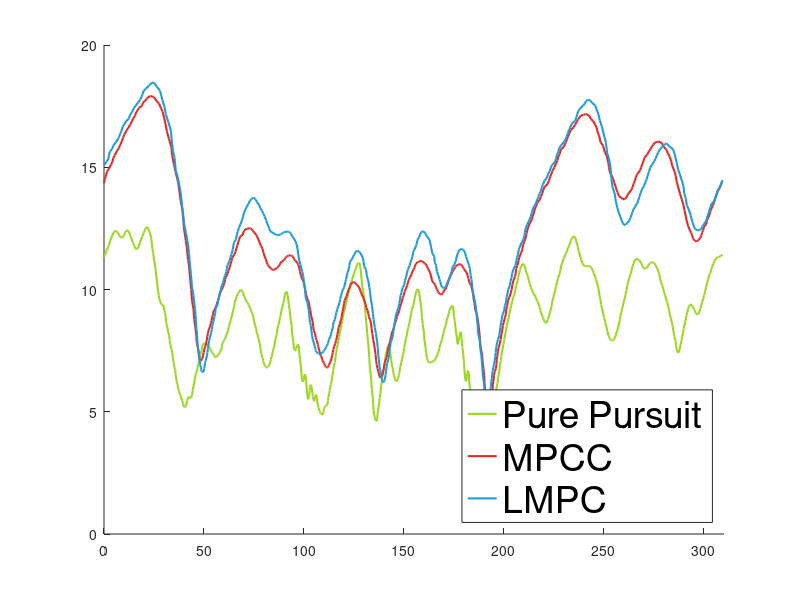

Write MATLAB code to recreate this figure. (Note: this script raises an error after producing the figure.)
%% Velocity profile
clear; close all; clc

% Load mat file
data = load("data.mat");

% Store values
progress_vel_normal = data.progress_vel_normal;
progress_vel_NN = data.progress_vel_NN;
progress_vel_pp = data.progress_vel_pp;
vel_normal = data.vel_normal;
vel_NN = data.vel_NN;
vel_pp = data.vel_pp;

% Take relevant values
progress_vel_pp = progress_vel_pp(764:1510);
vel_pp = vel_pp(764:1510);
progress_vel_normal = progress_vel_normal(593:1149);
vel_normal = vel_normal(593:1149);
progress_vel_NN = progress_vel_NN(1137:1678);
vel_NN = vel_NN(1137:1678);

% Smooth the values
% pp_spline = spline(progress_vel_pp,vel_pp);
% x_pp = linspace(progress_vel_pp(1),progress_vel_pp(end),1000);
% y_pp = fnval(pp_spline,x_pp);
% normal_spline = spline(progress_vel_normal,vel_normal);
% x_normal = linspace(progress_vel_normal(1),progress_vel_normal(end),1000);
% y_normal = fnval(normal_spline,x_normal);
% NN_spline = spline(progress_vel_NN,vel_NN);
% x_NN = linspace(progress_vel_NN(1),progress_vel_NN(end),1000);
% y_NN = fnval(NN_spline,x_NN);
x_pp = progress_vel_pp;
y_pp = vel_pp;
x_normal = progress_vel_normal;
y_normal = vel_normal;
x_NN = progress_vel_NN;
y_NN = vel_NN;


% Plot
figure('Position', [100, 100, 1200, 600]);  % Set figure size
hold on
% plot(progress_vel_pp(764:1510),vel_pp(764:1510), 'LineWidth', 1.5, 'Color', '#9bd81d')
plot(x_pp,y_pp, 'LineWidth', 1.5, 'Color', '#9bd81d')
% plot(progress_vel_normal(593:1149),vel_normal(593:1149), 'LineWidth', 1.5, 'Color', '#e42827')
plot(x_normal,y_normal, 'LineWidth', 1.5, 'Color', '#e42827')
% plot(progress_vel_NN(1137:1678),vel_NN(1137:1678),'LineWidth', 1.5, 'Color', '#1d9bd8')
plot(x_NN,y_NN,'LineWidth', 1.5, 'Color', '#1d9bd8')
legend('Pure Pursuit', 'MPCC','LMPC','Location','southeast', 'FontSize', 27)
xlim([0, 310]);
ylim([0, 20]);
ax = gca;
ax.XAxis.FontSize = 22;
ax.YAxis.FontSize = 22;
xlabel('Track Progression [m]', 'FontSize', 27)
ylabel('Velocity [m/s]', 'FontSize', 27)


% Data Info
avg_vel_pp = mean(vel_pp)   
avg_vel_normal = mean(vel_normal)
avg_vel_NN = mean(vel_NN)

lap_time_pp = 309/avg_vel_pp
lap_time_normal = 309/avg_vel_normal
lap_time_NN = 309/avg_vel_NN

%% Model Mismatch POSTER
clear; close all; clc
% Load mat file
data = load("model_mismatch.mat");

% Store values
true = data.true;
model = data.model;
NN = data.NN;

% Plot
figure('Position', [100, 100, 1200, 600]);  % Set figure size
tiledlayout(3,1)
nexttile
hold on
plot(true(:,1), 'LineWidth', 1.5, 'Color', '#9bd81d')
plot(model(:,1), 'LineWidth', 1.5, 'Color', '#e42827')
plot(NN(:,1),'LineWidth', 1.5, 'Color', '#1d9bd8')
legend('True (EKF)', 'Physical Model','Physical Model + NN','Location','northwest', 'FontSize', 20)
xlabel('Timesteps', 'FontSize', 26)
ylabel('V_x [m/s]', 'FontSize', 26)
xlim([0, 230]);
nexttile
hold on
plot(true(:,2), 'LineWidth', 1.5, 'Color', '#9bd81d')
plot(model(:,2), 'LineWidth', 1.5, 'Color', '#e42827')
plot(NN(:,2),'LineWidth', 1.5, 'Color', '#1d9bd8')
% legend('True (EKF)', 'Physical Model','Physical Model + NN','Location','Best', 'FontSize', 20)
xlabel('Timesteps', 'FontSize', 26)
ylabel('V_y [m/s]', 'FontSize', 26)
xlim([0, 230]);
nexttile
hold on
plot(true(:,3), 'LineWidth', 1.5, 'Color', '#9bd81d')
plot(model(:,3), 'LineWidth', 1.5, 'Color', '#e42827')
plot(NN(:,3),'LineWidth', 1.5, 'Color', '#1d9bd8')
% legend('True (EKF)', 'Physical Model','Physical Model + NN','Location','Best', 'FontSize', 20)
xlabel('Timesteps', 'FontSize', 26)
ylabel('Yaw Rate [rad/s]', 'FontSize', 26)
xlim([0, 230]);

%% Model Mismatch PAPER
clear; close all; clc
% Load mat file
data = load("model_mismatch.mat");

% Store values
true = data.true;
model = data.model;
NN = data.NN;

% Plot
%figure('Position', [100, 100, 1200, 600]);  % Set figure size
tiledlayout(3,1)
nexttile
hold on
plot(true(:,1), 'LineWidth', 1.5, 'Color', '#9bd81d')
plot(model(:,1), 'LineWidth', 1.5, 'Color', '#e42827')
plot(NN(:,1),'LineWidth', 1.5, 'Color', '#1d9bd8')
ax = gca;
ax.XAxis.FontSize = 22;
ax.YAxis.FontSize = 22;
% legend('True (EKF)', 'Physical Model','Physical Model + NN', 'FontSize', 18, 'Location','best')
xlabel('Timesteps', 'FontSize', 27)
ylabel('V_x [m/s]', 'FontSize', 27)
%xlim([0, 230]);
nexttile
hold on
plot(true(:,2), 'LineWidth', 1.5, 'Color', '#9bd81d')
plot(model(:,2), 'LineWidth', 1.5, 'Color', '#e42827')
plot(NN(:,2),'LineWidth', 1.5, 'Color', '#1d9bd8')
legend('True (EKF)', 'Vehicle Model','Vehicle Model + NN', 'FontSize', 27, 'Location','best')
% legend('True (EKF)', 'Physical Model','Physical Model + NN','Location','Best', 'FontSize', 20)
ax = gca;
ax.XAxis.FontSize = 22;
ax.YAxis.FontSize = 22;
xlabel('Timesteps', 'FontSize', 27)
ylabel('V_y [m/s]', 'FontSize', 27)
%xlim([0, 230]);
nexttile
hold on
plot(true(:,3), 'LineWidth', 1.5, 'Color', '#9bd81d')
plot(model(:,3), 'LineWidth', 1.5, 'Color', '#e42827')
plot(NN(:,3),'LineWidth', 1.5, 'Color', '#1d9bd8')
% legend('True (EKF)', 'Physical Model','Physical Model + NN','Location','Best', 'FontSize', 20)
ax = gca;
ax.XAxis.FontSize = 22;
ax.YAxis.FontSize = 22;
xlabel('Timesteps', 'FontSize', 27)
ylabel('Yaw Rate [rad/s]', 'FontSize', 27)
%xlim([0, 230]);
